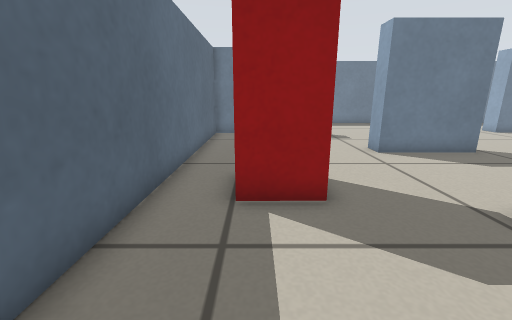
View 1 (above)

16 first-person views from a walk through a robot-simulator world made for Stage. The camera is 0.45 m above the floor, tilts 14° down and sees 90° across. The lines on the ground mark 1 m squares. The floor is counted in squares, 0.2 m on a side. Each view is taken from the middle of a square. On the plan, view 1 faces up. The plan holds only what a view shows up to about 16 squares ahead; the rest is blank. The robots in the file are not drawn.

View 2
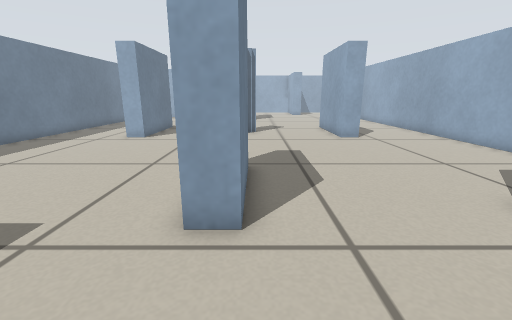

View 3
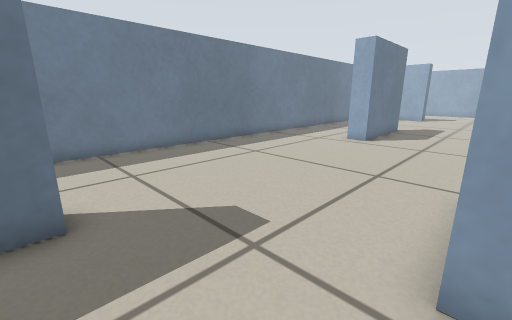

View 4
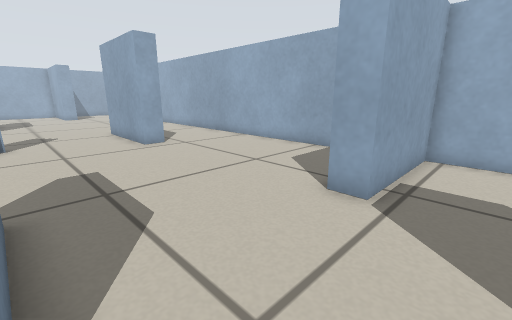

View 5
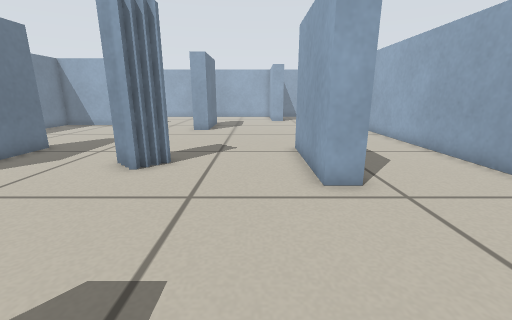

View 6
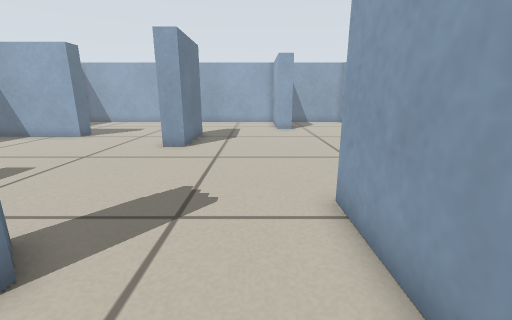

View 7
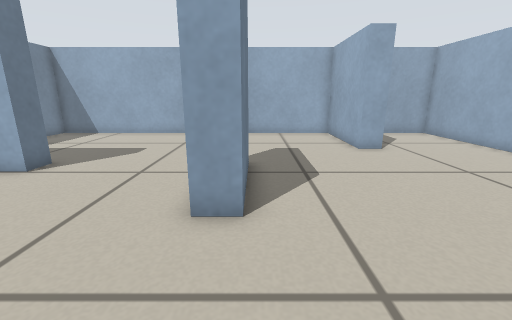

View 8
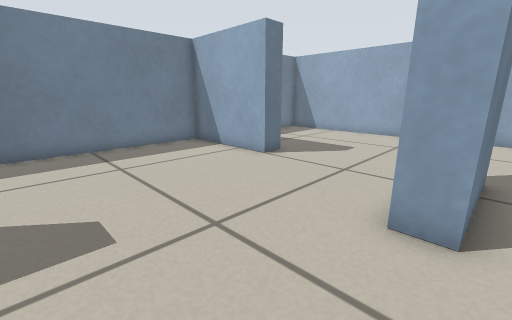

View 9
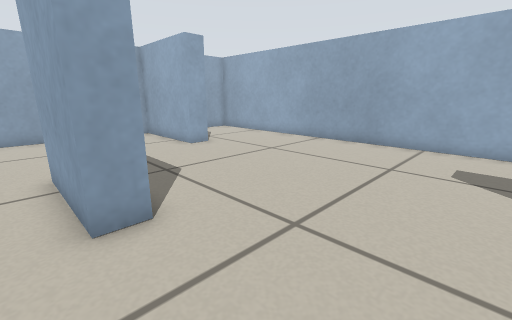

View 10
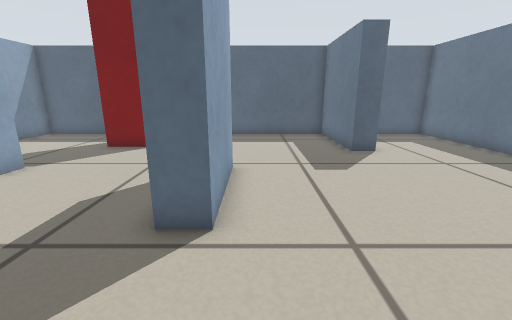

View 11
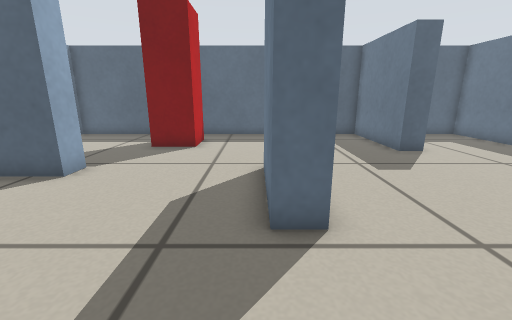

View 12
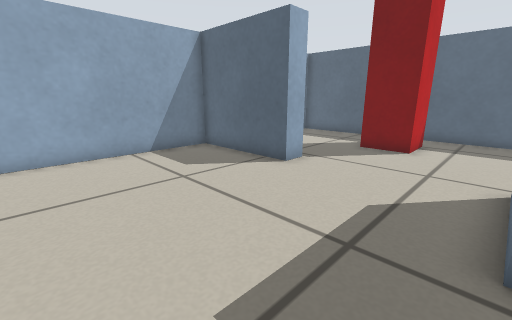

View 13
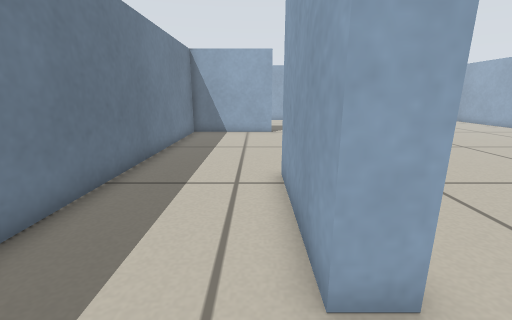

View 14
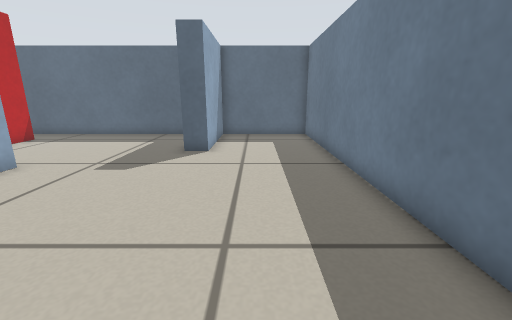

View 15
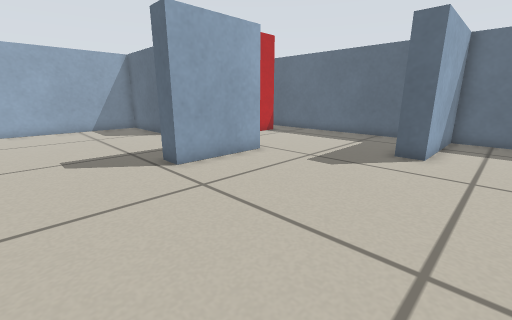

View 16
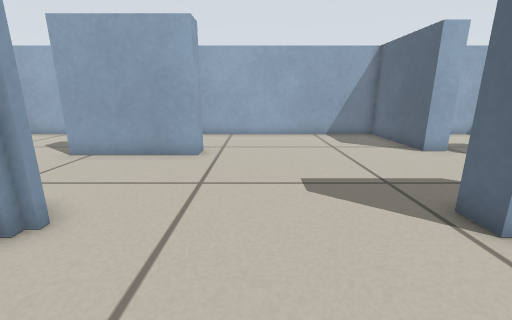

### Floor plan
Points are (right, up) in squares from view 1. A wall is a line through its corners. A room is listed if a view was taken in it or the views show most of it. See-through windows are left out.
Room 1 (views 1, 2, 3, 4, 5, 6, 7, 8, 9, 10, 11, 12, 13, 14, 15, 16)
walls: (16.7, 10.6) (16.7, 11.1); (15.2, 4.1) (15.2, 5.2) (20.2, 5.2); (20.2, 16.2) (15.2, 16.2) (15.2, 17.2) (20.2, 17.2); (9, 10.2) (5, 10.2) (5, 11.3) (9, 11.3) (9, 10.2); (30.6, 10.2) (26.5, 10.2) (26.5, 11.3) (30.5, 11.3); (30.6, 17) (29.5, 17) (29.5, 22) (-2.5, 22) (-2.5, 17) (2.5, 17) (2.5, 16) (-2.5, 16) (-2.5, -0.5) (1.2, -0.5); (33, 4.4) (33, 5.5) (38, 5.5) (38, 12.1); (2.8, -0.5) (5, -0.5) (5, 4.5) (6, 4.5) (6, -0.5) (38, -0.5) (38, 2); (38, 14.4) (38, 22) (36.5, 22)
objects: red box (0, 5) to (1, 7)

Positions as (right, up) in squares from view 1, and headings:
1: (0, 0), facing up
2: (1, 10), facing right
3: (2, 11), facing up-right
4: (3, 10), facing down-right
5: (9, 7), facing right
6: (15, 7), facing right
7: (22, 10), facing right
8: (22, 10), facing up-right
9: (22, 12), facing down-right
10: (13, 12), facing left
11: (13, 10), facing left
12: (13, 10), facing down-left
13: (13, 18), facing right
14: (13, 19), facing left
15: (13, 19), facing down-left
16: (13, 15), facing down
